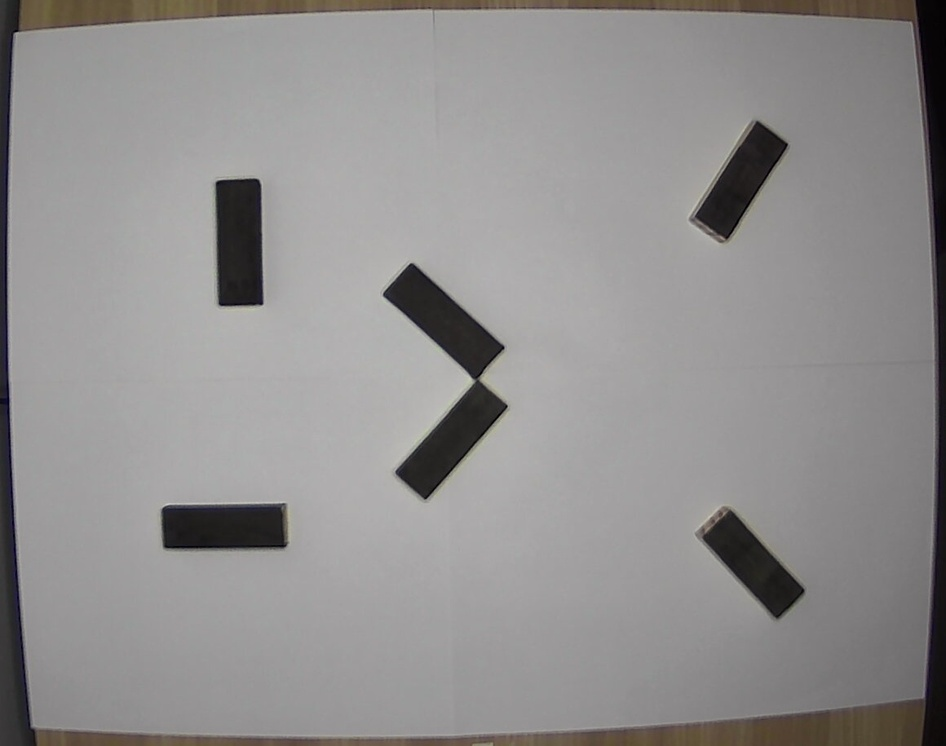
#> input picture Pics_n_Vids/jenga_testing/cropped.jpg, 946 x 746 px, shrunk from 1160 x 915 before the run, found by its file name
$ python draw_contour.py
#> lines starting #> are read from the running program, lines starting #| are printed output that depends on the picture; after the words box and inside, x2 and y2 are one past the last pixel; in counts of white or black regions, pixels touching at a corner belong together
#!/usr/bin/env python3
import cv2 # OpenCV computer vision library
import numpy as np # NumPy scientific computing library

# Read the image
#image = cv2.imread("bbtestimg.jpg")
image = cv2.imread("cropped.jpg")
#> image is the input picture: shape (746, 946, 3); mean B, G, R 142.6, 142.8, 144.8

# Make a copy
new_image = image.copy()

# Convert the image to grayscale
gray = cv2.cvtColor(image, cv2.COLOR_BGR2GRAY)

# Display the grayscale image
#cv2.imshow('Gray image', gray)
#cv2.waitKey(0) # Wait for keypress to continue
#cv2.destroyAllWindows() # Close windows

# Convert the grayscale image to binary
ret, binary = cv2.threshold(gray, 100, 255, cv2.THRESH_OTSU)
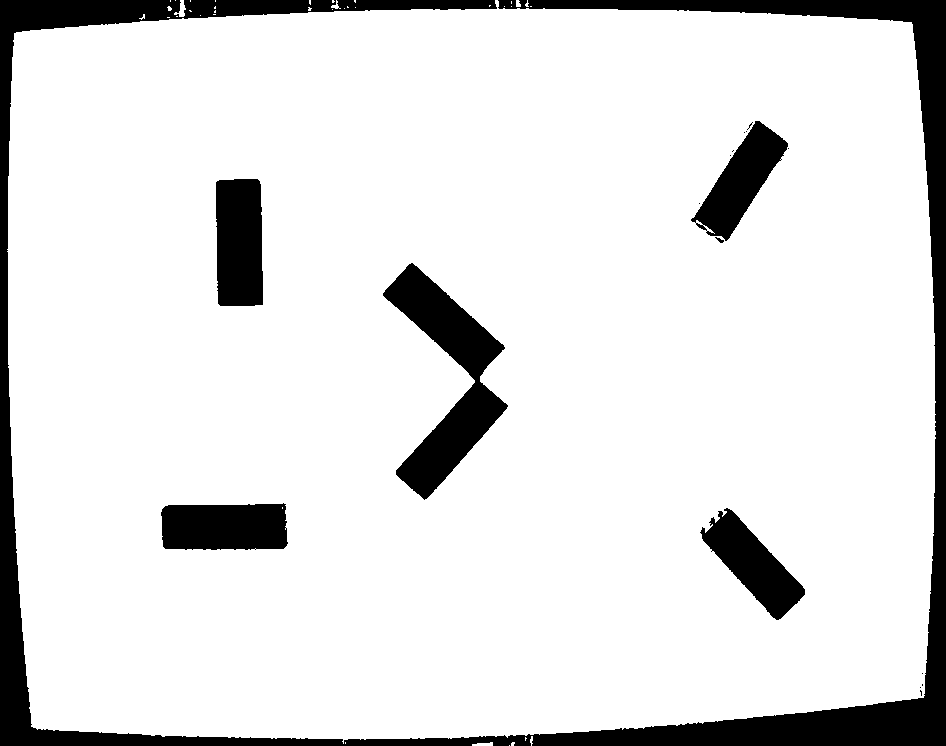
#> binary: shape (746, 946); 88.1% white; 18 black regions (11 under 20 px), largest, box (x1, y1, x2, y2) and area: (0, 0, 946, 746) 52001, (383, 263, 508, 500) 10752, (216, 179, 263, 306) 5700
#> ret = 103

# Display the binary image
#cv2.imshow('Binary image', binary)
#cv2.waitKey(0) # Wait for keypress to continue
#cv2.destroyAllWindows() # Close windows

# To detect object contours, we want a black background and a white
# foreground, so we invert the image (i.e. 255 - pixel value)
inverted_binary = ~binary
#> inverted_binary: shape (746, 946); 11.9% white; 18 white regions (11 under 20 px)
#cv2.imshow('Inverted binary image', inverted_binary)
#cv2.waitKey(0) # Wait for keypress to continue
#cv2.destroyAllWindows() # Close windows

# Find the contours on the inverted binary image, and store them in a list
# Contours are drawn around white blobs.
# hierarchy variable contains info on the relationship between the contours
contours, hierarchy = cv2.findContours(inverted_binary,
  cv2.RETR_TREE,
  cv2.CHAIN_APPROX_SIMPLE)
#> contours = 47 contours, 37 with area under 20; largest, box (x1, y1, x2, y2) and area: (0, 0, 946, 746) 48740, (383, 263, 508, 500) 10496, (216, 179, 263, 306) 5534, (161, 503, 288, 550) 5338, (691, 121, 788, 241) 4726


# Draw the contours (in red) on the original image and display the result
# Input color code is in BGR (blue, green, red) format
# -1 means to draw all contours
with_contours = cv2.drawContours(image, contours, -1,(255,0,0),2)
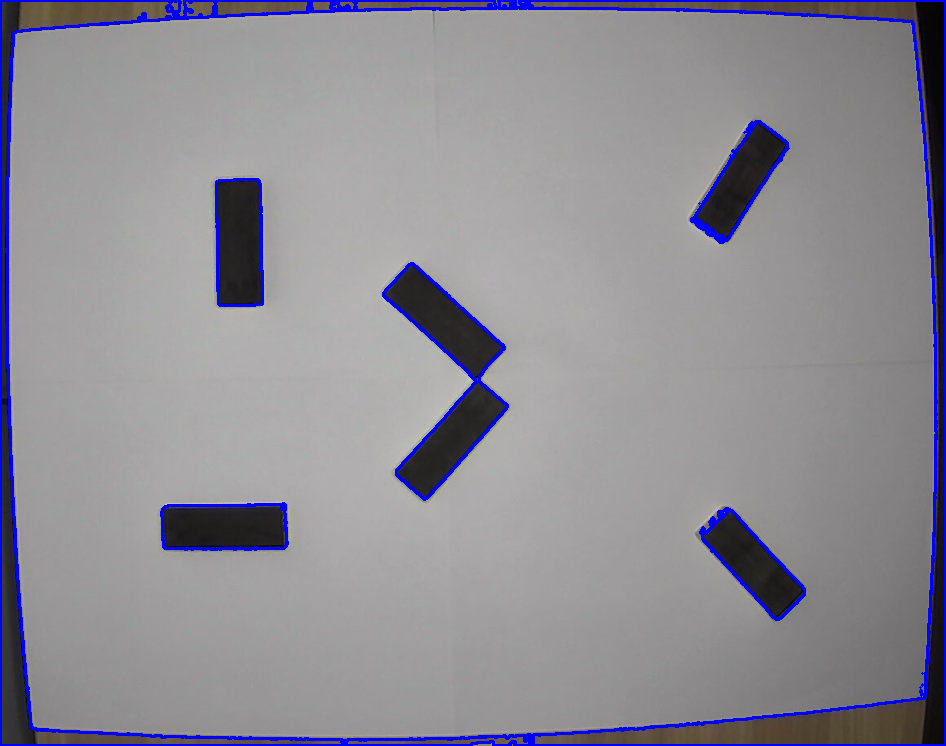
#> with_contours: shape (746, 946, 3); mean B, G, R 148.9, 140, 141.8
cv2.imshow('Detected contours', with_contours)
cv2.waitKey(0)
cv2.destroyAllWindows()

# Show the total number of contours that were detected
print('Total number of contours detected: ' + str(len(contours)))
#| Total number of contours detected: 47

# Draw just the first contour
# The 0 means to draw the first contour
first_contour = cv2.drawContours(new_image, contours, 0,(255,0,255),3)
#cv2.imshow('First detected contour', first_contour)
#cv2.waitKey(0)
#cv2.destroyAllWindows()

# Draw a bounding box around the first contour
# x is the starting x coordinate of the bounding box
# y is the starting y coordinate of the bounding box
# w is the width of the bounding box
# h is the height of the bounding box
x, y, w, h = cv2.boundingRect(contours[0])
#> x = 920; y = 690; w = 2; h = 6
cv2.rectangle(first_contour,(x,y), (x+w,y+h), (255,0,0), 5)
#> first_contour: shape (746, 946, 3); mean B, G, R 142.6, 142.8, 144.8
#cv2.imshow('First contour with bounding box', first_contour)
#cv2.waitKey(0)
#cv2.destroyAllWindows()

#===================================================================================================
# Draw a bounding box around all contours
#for c in contours:
#  x, y, w, h = cv2.boundingRect(c)
#
#    # Make sure contour area is large enough
#  if (cv2.contourArea(c)) > 10:
#    cv2.rectangle(with_contours,(x,y), (x+w,y+h), (255,0,0), 5)

#start_point = (450, 110)	#first value moves the left y axis horizontally, 2nd moves the top x axis vertically
#end_point = (1590, 1005)	#first value moves the right y axis horizontally, 2nd moves the bottom x axis verticlally
#
## Blue color in BGR
#color = (255, 0, 0)
#
## Line thickness of 2 px
#thickness = 2

# Using cv2.rectangle() method
# Draw a rectangle with blue line borders of thickness of 2 px
#bbimage = cv2.rectangle(with_contours, start_point, end_point, color, thickness)
# Save the image that has the contours and corners
#cv2.imwrite('contour_jenga6.jpg', with_contours)
#cv2.imwrite('contour_jenga6.jpg', first_contour)

#cv2.imshow('All contours', with_contours)
cv2.waitKey(0)
cv2.destroyAllWindows()
#cv2.imshow('All contours with bounding box', bbimage)
cv2.waitKey(0)
cv2.destroyAllWindows()

$ run again, with Pics_n_Vids/jenga_testing/bbtestimg.jpg copied over Pics_n_Vids/jenga_testing/cropped.jpg
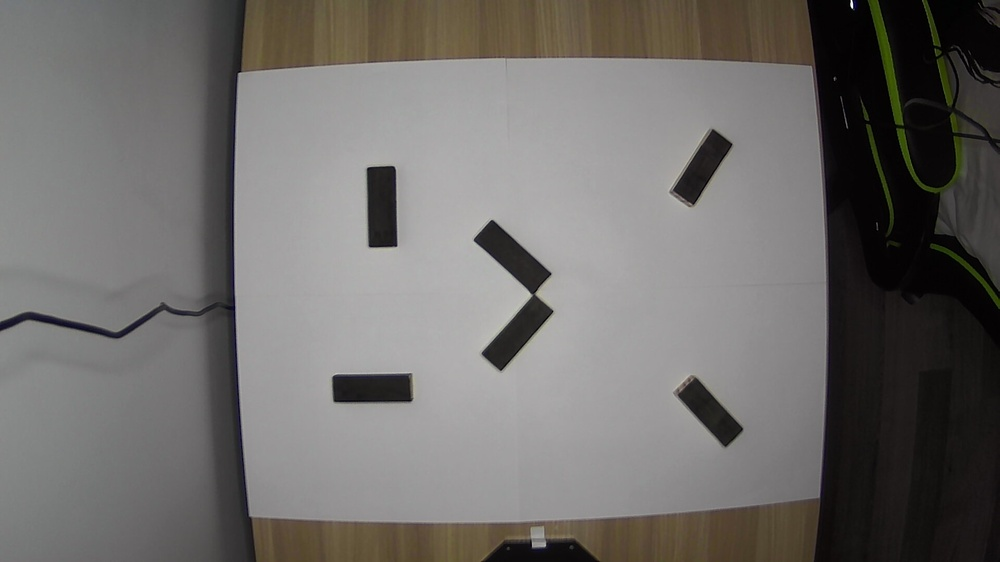
#> input picture Pics_n_Vids/jenga_testing/bbtestimg.jpg, 1000 x 562 px, shrunk from 1920 x 1080 before the run, found by its file name
#> image is the input picture: shape (562, 1000, 3); mean B, G, R 106.9, 109.3, 111.7
#> `ret, binary = cv2.threshold(gray, 100, 255, cv2.THRESH_OTSU)`:
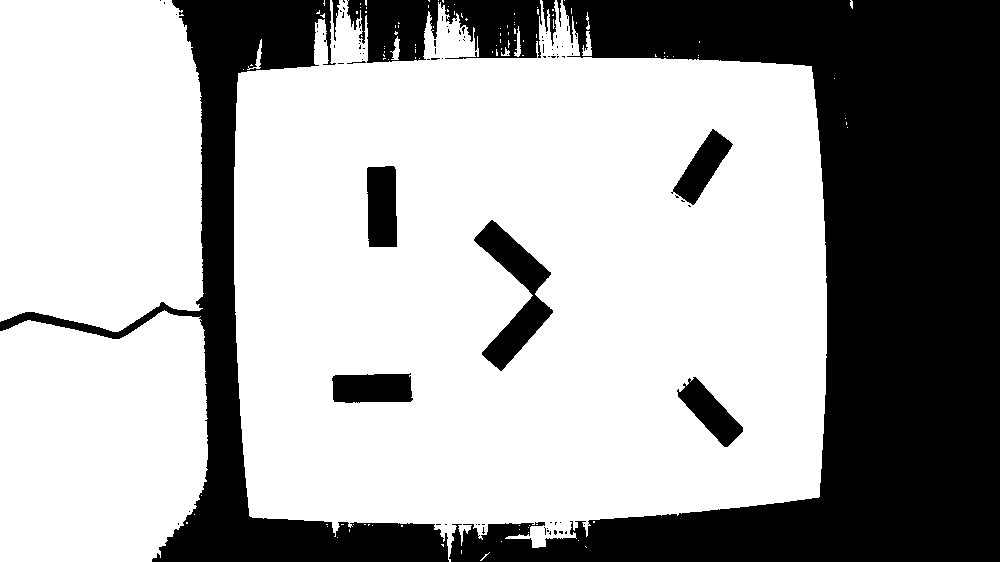
#> binary: shape (562, 1000); 66.1% white; 87 black regions (75 under 20 px), largest, box (x1, y1, x2, y2) and area: (449, 0, 1000, 562) 130703, (0, 0, 449, 562) 37818, (347, 0, 542, 63) 8393
#> ret = 93
#> inverted_binary: shape (562, 1000); 33.9% white; 87 white regions (75 under 20 px)
#> contours = 204 contours, 183 with area under 20; largest, box (x1, y1, x2, y2) and area: (449, 0, 1000, 562) 129398, (0, 0, 449, 562) 36740, (347, 0, 542, 63) 8314, (474, 220, 553, 371) 4188, (367, 166, 397, 247) 2190
#> `with_contours = cv2.drawContours(image, contours, -1,(255,0,0),2)`:
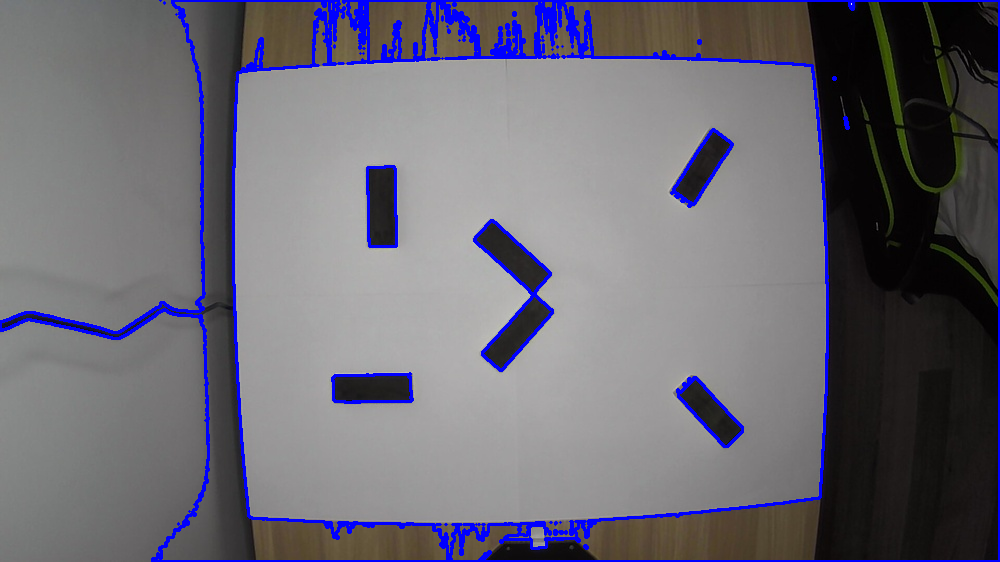
#> with_contours: shape (562, 1000, 3); mean B, G, R 115.7, 105.5, 107.6
#| Total number of contours detected: 204
#> x = 565; y = 531; w = 2; h = 3
